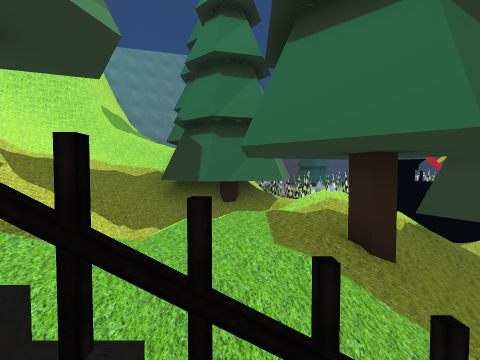
View 1 (above)

24 first-person views from a walk through a 3-D level made in the Unity game engine. The camera is 1.2 m above the floor, tilts 2° down and sees 90° across. The floor is counted in squares, 2 m on a side. Each view is taken from the middle of a square. On the plan, view 1 faces up. The plan holds only what a view shows up to about 9 squares ahead; the rest is blank. The place goes on beyond the plan. Some surface patterns are stand-ins.

View 2
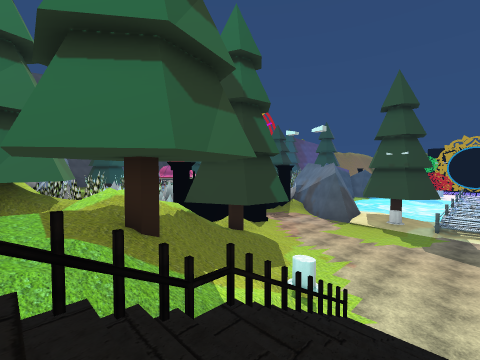

View 3
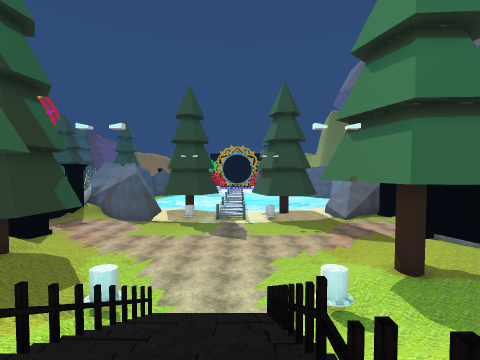

View 4
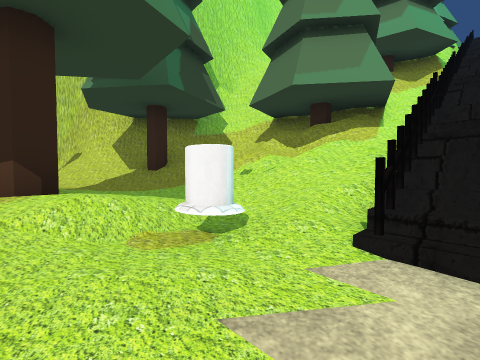

View 5
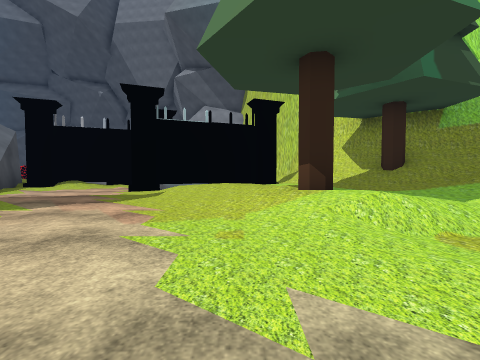

View 6
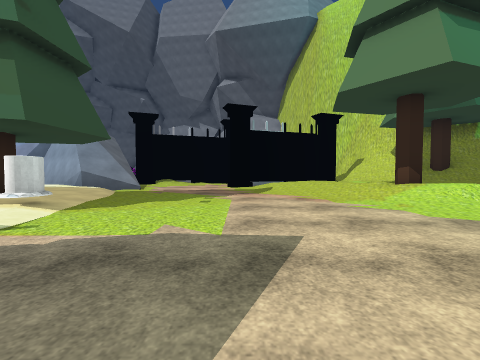

View 7
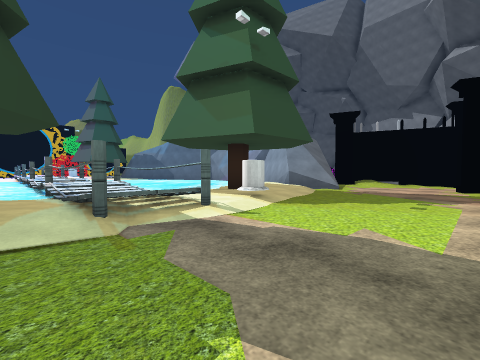

View 8
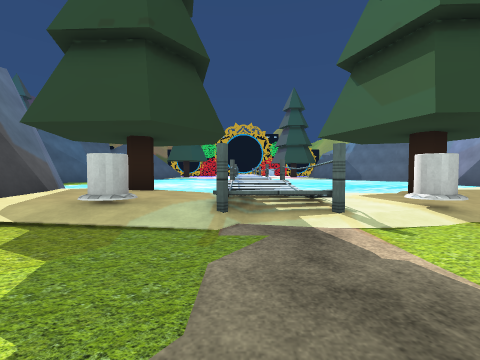

View 9
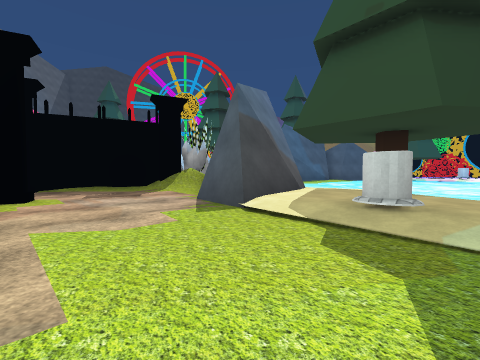

View 10
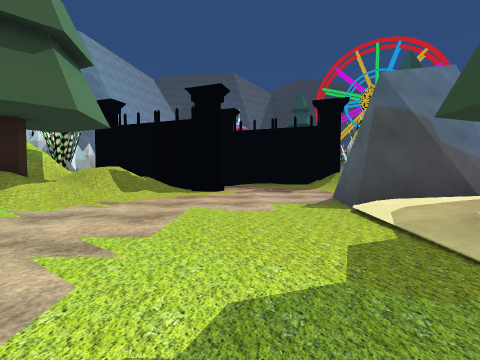

View 11
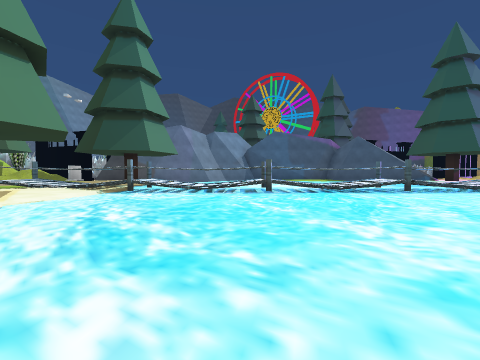

View 12
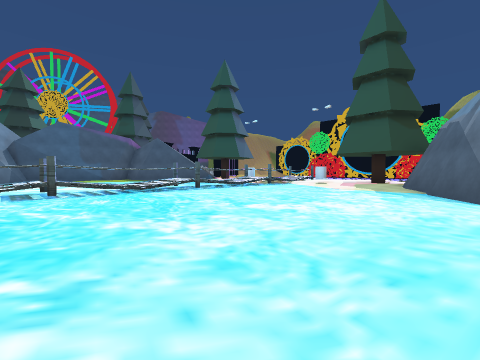

View 13
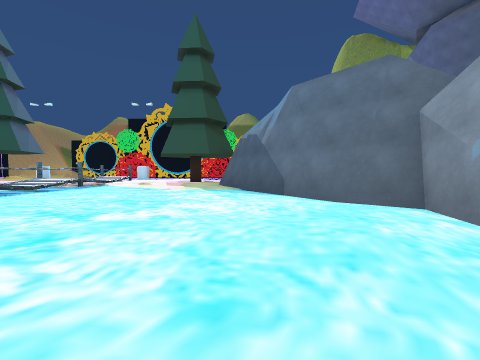

View 14
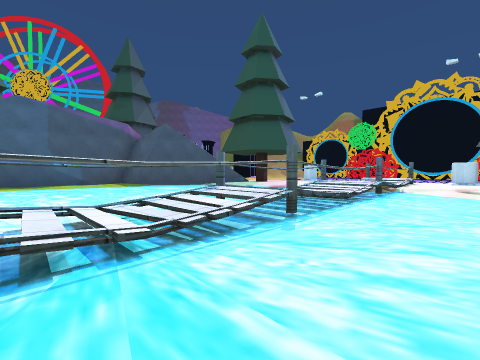

View 15
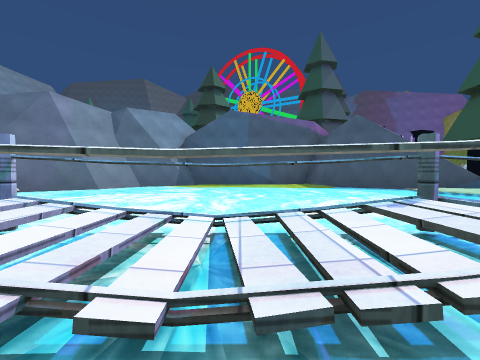

View 16
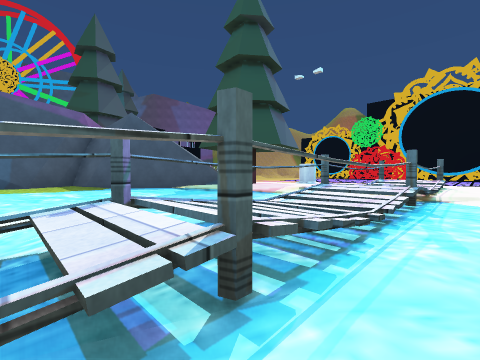

View 17
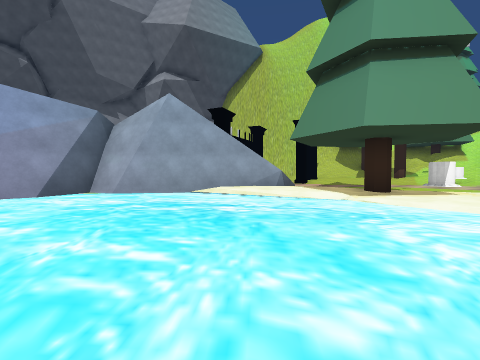

View 18
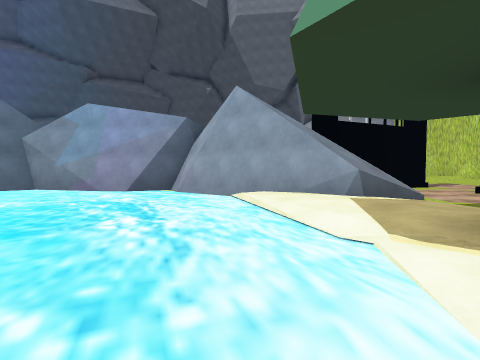

View 19
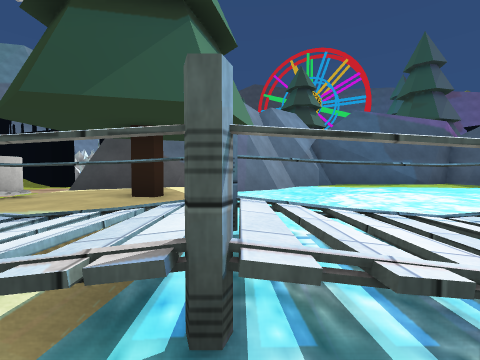

View 20
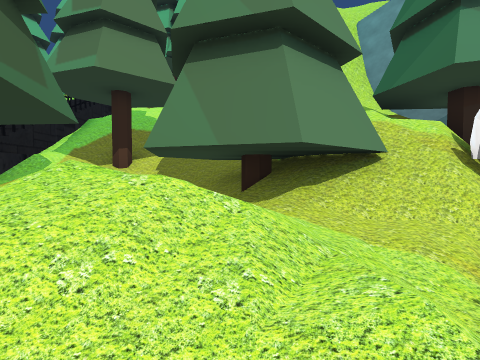

View 21
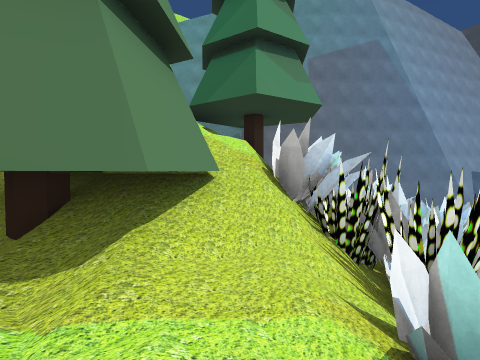

View 22
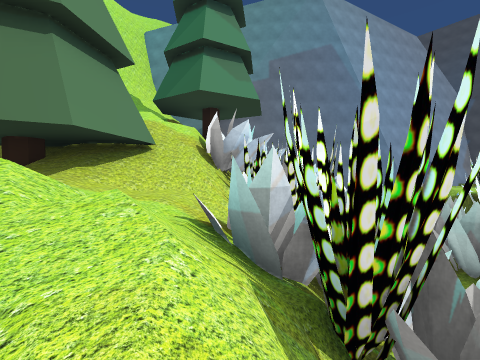

View 23
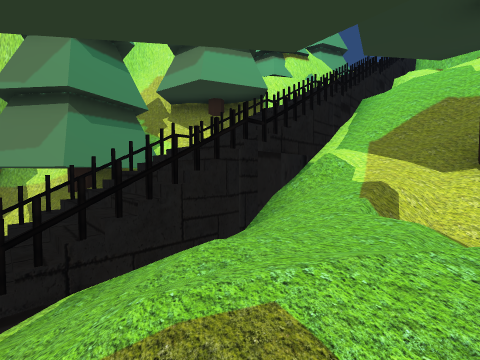

View 24
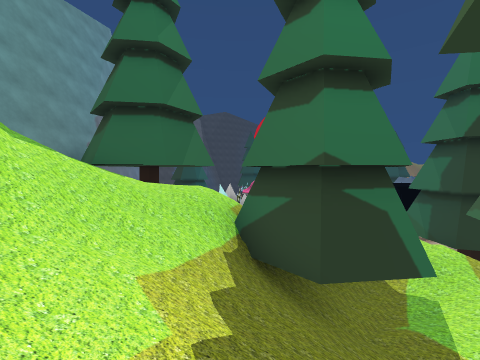

### Floor plan
Key: @ floor where view 1 was taken; # wall or solid block; x gap in a wall; . main floor; : floor 0.25 m higher than the main floor; + floor 0.5 m higher than the main floor; * floor 0.75 m higher than the main floor; / step, stairs or slope; = window, fence, low wall or low ledge; ~ liquid the walk can cross; ≈ liquid the walk keeps out of; ^ raised ledge; v drop or lower ground; B bush; G gate; O other object.
Columns run from 5 left of view 1 to 30 right of it. Each row starts with its distance up from view 1.
 15   ##
 14   #v
 13 ###^  ^#
 12 //##^vB###
 11   ###xBBB#
 10 ////////###      O
  9 /////#//#B##O   ../O#      ##  #
  8 ///####//B  / O ...//      .#####
  7 ///####//// ////.../   ##~......###
  6 //////#///#///.....   ##~~~~~.~~~~##
  5 //////////=#//....#####~~~~~~~~~~~:#
  4 /////////////.....###+~~~~~~~~~~~~:
  3 x#/////#/////...../+++~~~~~~~~~~~~~:
  2 ///////////.......^+#/~~~~~~~~~~~~~:
  1 #//##/###/......../++≈~~~~~~~~~~~~
  0  ////@////........####=##*####x##x##
 -1 //////////........####==≈^#≈≈#^≈≈≈#
 -2 =vv####=/#......../:::~~~~~~~~~~~~~/
 -3 ##v##=////#/......#:::~~~~~~~~~~~~~/
 -4 ##v###//////.......:#≈~~~~~~~~~~~~:
 -5  #  #=/////#/....../+/~~~~~~~~~~~~::
 -6     ##////////...../++≈~~~~~~~~~~.:#
 -7      ##///+++//....^##~~~~~~~~~~~###
 -8      ####/*+/*//...####~~~~~~~~###
 -9        ##//   G ...#####~~~~~~##
-10         ##/#O .... O/# ########
-11          #
-12          #

Positions as (right, up) in squares from view 1, and headings:
1: (0, 0), facing up
2: (0, -1), facing up-right
3: (0, -1), facing right
4: (6, -1), facing down-left
5: (7, -1), facing down
6: (10, 1), facing down
7: (10, 1), facing down-right
8: (10, 0), facing right
9: (10, 1), facing up-right
10: (11, 0), facing up
11: (20, -8), facing up
12: (20, -8), facing up-right
13: (20, -7), facing right
14: (22, -3), facing up-right
15: (23, -2), facing up
16: (24, -2), facing up-right
17: (21, -2), facing down-left
18: (17, -2), facing down
19: (17, -2), facing up
20: (4, 7), facing left
21: (3, 7), facing up-left
22: (5, 7), facing up-left
23: (1, 3), facing down-left
24: (-5, 5), facing up-right
